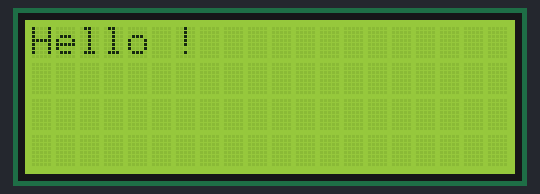
The sketch below on a simulated ESP8266 (NodeMCU). Shown: 20×4 character LCD. WiFi joins after 1.5 s; servers stay silent unless stated; network time is answered at once with the bench clock; the local clock reads 2024-03-15 10:24:30 at power-on unless the sketch sets it; what the sketch prints to the serial monitor is not drawn.

Above: at 0.1 s.
At 1.6 s:
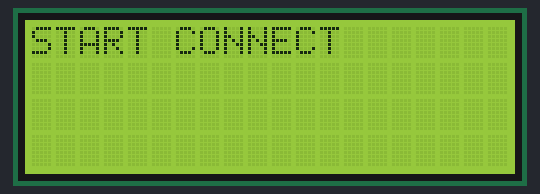
At 2.7 s:
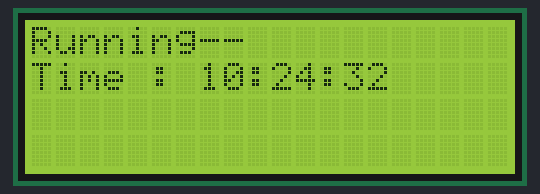
At 11.8 s:
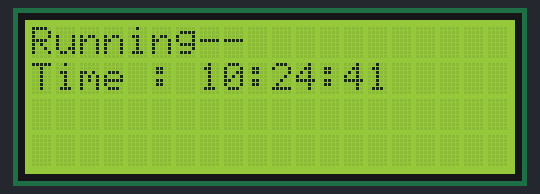
At 20.0 s:
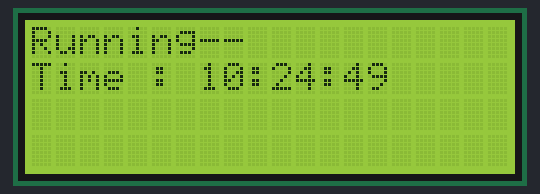
At 38.2 s:
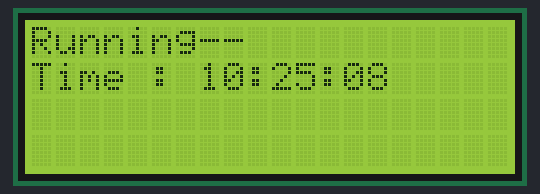

The sketch:

all_5.ino
```cpp
/*
 * 注意 NodeMCU 開發板上LED 預設 low為亮燈
 */
#include <LiquidCrystal_I2C.h>
#include <Wire.h>
#include <NTPClient.h>
#include <ESP8266WiFi.h>
#include <WiFiUdp.h>
#include "pitch.h"

LiquidCrystal_I2C lcd(0x27, 20, 4);

//定義wifi
WiFiUDP ntpUDP;
NTPClient timeClient(ntpUDP, 28800);
const char *ssid     = "TVTC-MOA";
const char *password = "22592566";

//定義PIR
const int PIRout= D4;
int i =0;

// 定義音樂
int duration[4] = {200,200,200,400};  // 500 miliseconds
int note_DOWN   [4] ={NOTE_C5, NOTE_G5,NOTE_C6,NOTE_C5};
int note_UP     [4] ={NOTE_C5, NOTE_F5,NOTE_G5,NOTE_C6};

//時間計算
int seconds = 0,minutes = 0,hours = 0,days = 0;
String YEAR,HOUR,MIN,SEC;

unsigned long timeNow = 0;
unsigned long timeLast = 0;
uint32_t  SECOND ;
uint32_t NOW, NOW_HOUR ,NOW_MIN, NOW_SEC ;

////副函式
void run_time(){
  if(timeLast != 0){
    NOW = (SECOND +  millis()/1000) %86400 ;
    NOW_HOUR = NOW /3600          ; hours   = NOW_HOUR;
    NOW_MIN  = ((NOW %3600 )/60)  ; minutes = NOW_MIN ;
    NOW_SEC  = NOW % 60           ; seconds = NOW_SEC ;
  }
  timeLast = timeNow;
  SECOND = ( (hours*3600 + minutes*60 +seconds) - millis()/1000 );
}

void set_Date(){
  lcd.clear();
  lcd.setCursor( 0,0 );
  lcd.print( "SET TIME!" );

  timeClient.update();
  YEAR  = timeClient.getYear() ;
  HOUR  = timeClient.getHours();    hours = HOUR.toInt();
  MIN   = timeClient.getMinutes();  minutes = MIN.toInt();
  SEC   = timeClient.getSeconds();  seconds = SEC.toInt();
  SECOND = ( (hours*3600 + minutes*60 +seconds) - millis()/1000 );
  if(YEAR == "1970") {set_Date();}
}

void print_Date(){
    //print the date EG  23:59:59
    Serial.print("     Time : ");
    if(hours <10)   {Serial.print("0");Serial.print(hours);}    else{Serial.print(hours);}    Serial.print(":");
    if(minutes <10) {Serial.print("0");Serial.print(minutes);}  else{Serial.print(minutes);}  Serial.print(":");
    if(seconds <10) {Serial.print("0");Serial.println(seconds);}else{Serial.println(seconds);}

    lcd.setCursor ( 0,1 ); lcd.print( "Time : " );
    if(hours   <10) {lcd.print("0");lcd.print( hours );} else {lcd.print(hours);}
    lcd.print(":");
    if(minutes <10) {lcd.print("0");lcd.print(minutes);} else {lcd.print(minutes);}
    lcd.print(":");
    if(seconds <10) {lcd.print("0");lcd.print(seconds);} else {lcd.print(seconds);}
}

void play(){
    for (int thisNote = 0; thisNote < 4; thisNote++) {
    // 在 pinD5 上輸出聲音，每個音階響 0.5 秒
    if( (hours >= 6 && hours <= 9))
    {tone(D5, note_UP[thisNote], duration[thisNote]);}
    if( (hours >= 17 && hours <= 23) )
    {tone(D5, note_DOWN[thisNote], duration[thisNote]);}
    // 間隔一段時間後再播放下一個音階
    delay(200);
    }
    delay(10000);
}

void setup(){
    /*WIFI部分*/
  lcd.begin();
  lcd.backlight();
  lcd.print("Hello !");

  Serial.begin(57600);
  Serial.setTimeout(5000);

  pinMode(PIRout,INPUT);
  Serial.println("");

  WiFi.begin(ssid, password);  //wifi開始連接
  while ( WiFi.status() != WL_CONNECTED ) {
    delay ( 500 );
    Serial.print ( "." );
  }

  Serial.println ( "START CONNECT" );
  lcd.setCursor( 0,0 );
  lcd.print( "START CONNECT" );
  timeClient.begin();
  delay(1000);
  set_Date();
  lcd.clear();
  lcd.setCursor( 0,0 );
  lcd.print( "Running--" );
}

void loop() {
  timeNow = millis()/1000 ;// millis is the function i have mentioned above
  if(timeNow != timeLast) {run_time();}

  if( hours == 1 && (minutes == 1 || minutes == 2) ) {
    Serial.println("set_time");
    set_Date();
    delay(1000*10);
  }
  else{
      while( (hours >= 6 && hours <= 9) || (hours >= 17 && hours <= 23)){
          lcd.clear(); lcd.setCursor( 0,0 );
          lcd.print( "Ring" );

          int val=digitalRead(PIRout);  //讀取 PIR 輸出
          if (val == HIGH) {   //PIR 有偵測到時
          play();
          Serial.println ( digitalRead(PIRout) ) ;
          delay(1000);}
          break;
        }
  print_Date();
  Serial.println("");
  delay(1000);
  }
}
```

pitch.h
```cpp
/*************************************************
 * Public Constants
 *************************************************/

#define NOTE_B0  31
#define NOTE_C1  33
#define NOTE_CS1 35
#define NOTE_D1  37
#define NOTE_DS1 39
#define NOTE_E1  41
#define NOTE_F1  44
#define NOTE_FS1 46
#define NOTE_G1  49
#define NOTE_GS1 52
#define NOTE_A1  55
#define NOTE_AS1 58
#define NOTE_B1  62
#define NOTE_C2  65
#define NOTE_CS2 69
#define NOTE_D2  73
#define NOTE_DS2 78
#define NOTE_E2  82
#define NOTE_F2  87
#define NOTE_FS2 93
#define NOTE_G2  98
#define NOTE_GS2 104
#define NOTE_A2  110
#define NOTE_AS2 117
#define NOTE_B2  123
#define NOTE_C3  131
#define NOTE_CS3 139
#define NOTE_D3  147
#define NOTE_DS3 156
#define NOTE_E3  165
#define NOTE_F3  175
#define NOTE_FS3 185
#define NOTE_G3  196
#define NOTE_GS3 208
#define NOTE_A3  220
#define NOTE_AS3 233
#define NOTE_B3  247
#define NOTE_C4  262
#define NOTE_CS4 277
#define NOTE_D4  294
#define NOTE_DS4 311
#define NOTE_E4  330
#define NOTE_F4  349
#define NOTE_FS4 370
#define NOTE_G4  392
#define NOTE_GS4 415
#define NOTE_A4  440
#define NOTE_AS4 466
#define NOTE_B4  494
#define NOTE_C5  523
#define NOTE_CS5 554
#define NOTE_D5  587
#define NOTE_DS5 622
#define NOTE_E5  659
#define NOTE_F5  698
#define NOTE_FS5 740
#define NOTE_G5  784
#define NOTE_GS5 831
#define NOTE_A5  880
#define NOTE_AS5 932
#define NOTE_B5  988
#define NOTE_C6  1047
#define NOTE_CS6 1109
#define NOTE_D6  1175
#define NOTE_DS6 1245
#define NOTE_E6  1319
#define NOTE_F6  1397
#define NOTE_FS6 1480
#define NOTE_G6  1568
#define NOTE_GS6 1661
#define NOTE_A6  1760
#define NOTE_AS6 1865
#define NOTE_B6  1976
#define NOTE_C7  2093
#define NOTE_CS7 2217
#define NOTE_D7  2349
#define NOTE_DS7 2489
#define NOTE_E7  2637
#define NOTE_F7  2794
#define NOTE_FS7 2960
#define NOTE_G7  3136
#define NOTE_GS7 3322
#define NOTE_A7  3520
#define NOTE_AS7 3729
#define NOTE_B7  3951
#define NOTE_C8  4186
#define NOTE_CS8 4435
#define NOTE_D8  4699
#define NOTE_DS8 4978
```

Measured:
- what the display in image 1 shows lasts 1.0 s, from 1.6 s to 2.6 s
